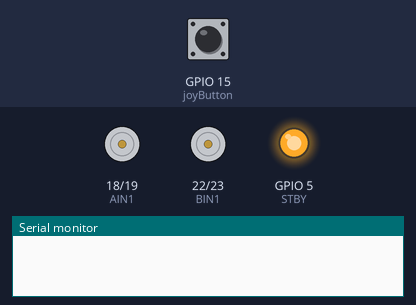
Simulated run of this sketch. Board: ESP32. On the bench: motor-driver pin pairs drawn as motors (green arrow = first pin HIGH = forward, orange = second pin HIGH = backward, longer = more drive, scaled by the enable pin, stopped while the standby pin is LOW), output pins drawn as LEDs (lit = HIGH), the last lines printed to the serial monitor. The inputs (shaded band) are chosen by the test bench; at power-on: GPIO 15 (joyButton) HIGH.

Above: at 1.2 s.
1.3 s: GPIO 15 (joyButton) pulled LOW for 0.15 s
At 2.1 s:
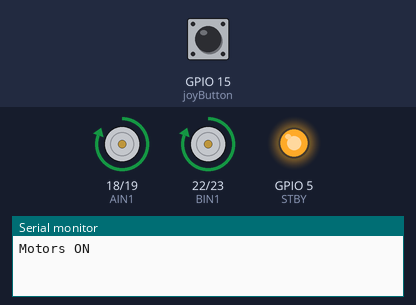
2.9 s: GPIO 15 (joyButton) pulled LOW for 1 s
At 3.3 s:
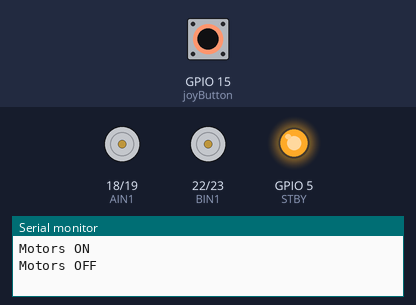
5.4 s: GPIO 15 (joyButton) pulled LOW for 3.2 s
At 6.4 s:
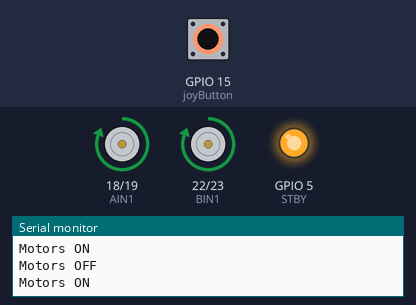
Timing chart, 0 to 8.4 s (numbered marks = the images above; inputs shaded):
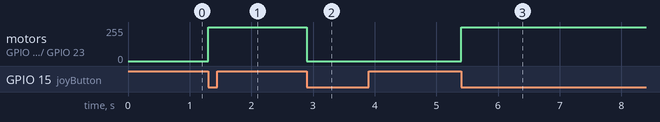

Measured:
- after the input at 1.3 s, motor on GPIO 18 (AIN1) / GPIO 19 (AIN2), motor on GPIO 22 (BIN1) / GPIO 23 (BIN2): stopped → forward 255/255 at once
- after the input at 2.9 s, motor on GPIO 18 (AIN1) / GPIO 19 (AIN2), motor on GPIO 22 (BIN1) / GPIO 23 (BIN2): forward 255/255 → stopped at once
- after the input at 5.4 s, motor on GPIO 18 (AIN1) / GPIO 19 (AIN2), motor on GPIO 22 (BIN1) / GPIO 23 (BIN2): stopped → forward 255/255 at once

The sketch:

Flywheel.ino
```cpp
const int AIN1 = 18;
const int AIN2 = 19;
const int PWMA = 21;

const int BIN1 = 22;
const int BIN2 = 23;
const int PWMB = 25;

const int STBY = 5;
const int joyButton = 15;

bool motorOn = false;
bool lastButtonState = HIGH;

void setup() {
  pinMode(AIN1, OUTPUT);
  pinMode(AIN2, OUTPUT);
  pinMode(BIN1, OUTPUT);
  pinMode(BIN2, OUTPUT);
  pinMode(STBY, OUTPUT);
  pinMode(joyButton, INPUT_PULLUP);

  digitalWrite(STBY, HIGH);

  ledcAttach(PWMA, 1000, 8);
  ledcAttach(PWMB, 1000, 8);

  Serial.begin(115200);
}

void loop() {
  bool buttonState = digitalRead(joyButton);

  if (lastButtonState == HIGH && buttonState == LOW) {
    motorOn = !motorOn;

    if (motorOn) {
      runMotors(255);
      Serial.println("Motors ON");
    } else {
      stopMotors();
      Serial.println("Motors OFF");
    }

    delay(200);
  }

  lastButtonState = buttonState;
}

void runMotors(int speed) {
  digitalWrite(AIN1, HIGH);
  digitalWrite(AIN2, LOW);
  ledcWrite(PWMA, speed);
  digitalWrite(BIN1, HIGH);
  digitalWrite(BIN2, LOW);
  ledcWrite(PWMB, speed);
}

void stopMotors() {
  digitalWrite(AIN1, LOW);
  digitalWrite(AIN2, LOW);
  ledcWrite(PWMA, 0);
  digitalWrite(BIN1, LOW);
  digitalWrite(BIN2, LOW);
  ledcWrite(PWMB, 0);
}
```
